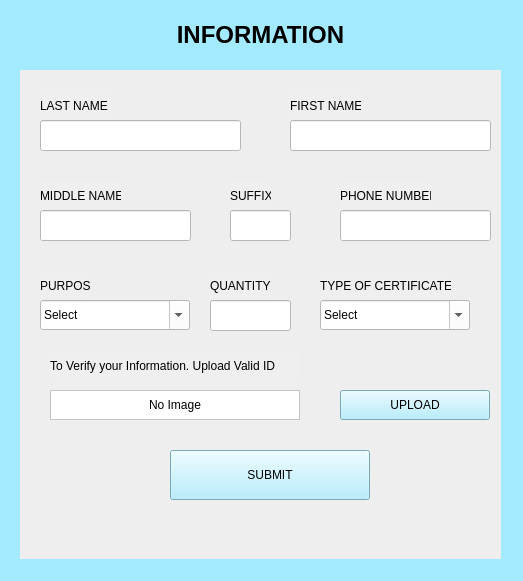
<?xml version="1.0" encoding="UTF-8"?>
<ui version="4.0">
 <class>MainWindow</class>
 <widget class="QMainWindow" name="MainWindow">
  <property name="geometry">
   <rect>
    <x>0</x>
    <y>0</y>
    <width>523</width>
    <height>581</height>
   </rect>
  </property>
  <property name="windowTitle">
   <string>MainWindow</string>
  </property>
  <property name="styleSheet">
   <string notr="true">background-color: rgb(164, 234, 255);
</string>
  </property>
  <widget class="QWidget" name="centralwidget">
   <widget class="QLabel" name="label">
    <property name="geometry">
     <rect>
      <x>70</x>
      <y>20</y>
      <width>381</width>
      <height>31</height>
     </rect>
    </property>
    <property name="text">
     <string>&lt;html&gt;&lt;head/&gt;&lt;body&gt;&lt;p align=&quot;center&quot;&gt;&lt;span style=&quot; font-size:18pt; font-weight:700;&quot;&gt;INFORMATION&lt;/span&gt;&lt;/p&gt;&lt;/body&gt;&lt;/html&gt;</string>
    </property>
   </widget>
   <widget class="QLabel" name="label_2">
    <property name="geometry">
     <rect>
      <x>40</x>
      <y>90</y>
      <width>71</width>
      <height>31</height>
     </rect>
    </property>
    <property name="styleSheet">
     <string notr="true">background-color: rgb(239, 239, 239);
</string>
    </property>
    <property name="text">
     <string>LAST NAME</string>
    </property>
   </widget>
   <widget class="QLineEdit" name="lineEdit">
    <property name="geometry">
     <rect>
      <x>40</x>
      <y>120</y>
      <width>201</width>
      <height>31</height>
     </rect>
    </property>
    <property name="styleSheet">
     <string notr="true">background-color: rgb(255, 255, 255);</string>
    </property>
   </widget>
   <widget class="QLabel" name="label_3">
    <property name="geometry">
     <rect>
      <x>290</x>
      <y>90</y>
      <width>71</width>
      <height>31</height>
     </rect>
    </property>
    <property name="styleSheet">
     <string notr="true">background-color: rgb(239, 239, 239);</string>
    </property>
    <property name="text">
     <string>FIRST NAME</string>
    </property>
   </widget>
   <widget class="QLabel" name="label_4">
    <property name="geometry">
     <rect>
      <x>40</x>
      <y>180</y>
      <width>81</width>
      <height>31</height>
     </rect>
    </property>
    <property name="styleSheet">
     <string notr="true">background-color: rgb(239, 239, 239);
</string>
    </property>
    <property name="text">
     <string>MIDDLE NAME</string>
    </property>
   </widget>
   <widget class="QLineEdit" name="lineEdit_3">
    <property name="geometry">
     <rect>
      <x>40</x>
      <y>210</y>
      <width>151</width>
      <height>31</height>
     </rect>
    </property>
    <property name="styleSheet">
     <string notr="true">background-color: rgb(255, 255, 255);</string>
    </property>
   </widget>
   <widget class="QLabel" name="label_5">
    <property name="geometry">
     <rect>
      <x>230</x>
      <y>180</y>
      <width>41</width>
      <height>31</height>
     </rect>
    </property>
    <property name="styleSheet">
     <string notr="true">background-color: rgb(239, 239, 239);</string>
    </property>
    <property name="text">
     <string>SUFFIX</string>
    </property>
   </widget>
   <widget class="QLineEdit" name="lineEdit_4">
    <property name="geometry">
     <rect>
      <x>230</x>
      <y>210</y>
      <width>61</width>
      <height>31</height>
     </rect>
    </property>
    <property name="styleSheet">
     <string notr="true">background-color: rgb(255, 255, 255);</string>
    </property>
   </widget>
   <widget class="QLabel" name="label_6">
    <property name="geometry">
     <rect>
      <x>340</x>
      <y>180</y>
      <width>91</width>
      <height>31</height>
     </rect>
    </property>
    <property name="styleSheet">
     <string notr="true">background-color: rgb(239, 239, 239);
</string>
    </property>
    <property name="text">
     <string>PHONE NUMBER</string>
    </property>
   </widget>
   <widget class="QLineEdit" name="lineEdit_5">
    <property name="geometry">
     <rect>
      <x>340</x>
      <y>210</y>
      <width>151</width>
      <height>31</height>
     </rect>
    </property>
    <property name="styleSheet">
     <string notr="true">background-color: rgb(255, 255, 255);</string>
    </property>
   </widget>
   <widget class="QLineEdit" name="lineEdit_2">
    <property name="geometry">
     <rect>
      <x>290</x>
      <y>120</y>
      <width>201</width>
      <height>31</height>
     </rect>
    </property>
    <property name="styleSheet">
     <string notr="true">background-color: rgb(255, 255, 255);</string>
    </property>
   </widget>
   <widget class="QLabel" name="label_7">
    <property name="geometry">
     <rect>
      <x>40</x>
      <y>270</y>
      <width>51</width>
      <height>31</height>
     </rect>
    </property>
    <property name="styleSheet">
     <string notr="true">background-color: rgb(239, 239, 239);
</string>
    </property>
    <property name="text">
     <string>PURPOSE</string>
    </property>
   </widget>
   <widget class="QComboBox" name="comboBox">
    <property name="geometry">
     <rect>
      <x>40</x>
      <y>300</y>
      <width>150</width>
      <height>30</height>
     </rect>
    </property>
    <property name="minimumSize">
     <size>
      <width>150</width>
      <height>30</height>
     </size>
    </property>
    <property name="maximumSize">
     <size>
      <width>150</width>
      <height>30</height>
     </size>
    </property>
    <property name="styleSheet">
     <string notr="true">background-color: rgb(255, 255, 255);</string>
    </property>
    <property name="editable">
     <bool>true</bool>
    </property>
    <item>
     <property name="text">
      <string>Select</string>
     </property>
    </item>
    <item>
     <property name="text">
      <string>Enrollment</string>
     </property>
    </item>
    <item>
     <property name="text">
      <string>Scholarship</string>
     </property>
    </item>
    <item>
     <property name="text">
      <string>Business</string>
     </property>
    </item>
    <item>
     <property name="text">
      <string>Employment</string>
     </property>
    </item>
   </widget>
   <widget class="QLabel" name="label_8">
    <property name="geometry">
     <rect>
      <x>20</x>
      <y>70</y>
      <width>481</width>
      <height>551</height>
     </rect>
    </property>
    <property name="styleSheet">
     <string notr="true">background-color: rgb(238, 238, 238);</string>
    </property>
    <property name="text">
     <string/>
    </property>
   </widget>
   <widget class="QPushButton" name="pushButton">
    <property name="geometry">
     <rect>
      <x>170</x>
      <y>450</y>
      <width>200</width>
      <height>50</height>
     </rect>
    </property>
    <property name="minimumSize">
     <size>
      <width>200</width>
      <height>50</height>
     </size>
    </property>
    <property name="maximumSize">
     <size>
      <width>200</width>
      <height>50</height>
     </size>
    </property>
    <property name="styleSheet">
     <string notr="true">background-color: rgb(164, 234, 255);
font: 700 14pt &quot;Bahnschrift&quot;;
</string>
    </property>
    <property name="text">
     <string>SUBMIT</string>
    </property>
    <property name="checkable">
     <bool>true</bool>
    </property>
   </widget>
   <widget class="QLabel" name="label_10">
    <property name="geometry">
     <rect>
      <x>320</x>
      <y>270</y>
      <width>131</width>
      <height>31</height>
     </rect>
    </property>
    <property name="styleSheet">
     <string notr="true">background-color: rgb(239, 239, 239);
</string>
    </property>
    <property name="text">
     <string>TYPE OF CERTIFICATE</string>
    </property>
   </widget>
   <widget class="QComboBox" name="comboBox_3">
    <property name="geometry">
     <rect>
      <x>320</x>
      <y>300</y>
      <width>150</width>
      <height>30</height>
     </rect>
    </property>
    <property name="minimumSize">
     <size>
      <width>150</width>
      <height>30</height>
     </size>
    </property>
    <property name="maximumSize">
     <size>
      <width>130</width>
      <height>30</height>
     </size>
    </property>
    <property name="styleSheet">
     <string notr="true">background-color: rgb(255, 255, 255);</string>
    </property>
    <property name="editable">
     <bool>true</bool>
    </property>
    <item>
     <property name="text">
      <string>Select</string>
     </property>
    </item>
    <item>
     <property name="text">
      <string>Barangay Indigency</string>
     </property>
    </item>
   </widget>
   <widget class="QLabel" name="label_11">
    <property name="geometry">
     <rect>
      <x>50</x>
      <y>350</y>
      <width>250</width>
      <height>31</height>
     </rect>
    </property>
    <property name="minimumSize">
     <size>
      <width>250</width>
      <height>0</height>
     </size>
    </property>
    <property name="maximumSize">
     <size>
      <width>250</width>
      <height>16777215</height>
     </size>
    </property>
    <property name="styleSheet">
     <string notr="true">background-color: rgb(239, 239, 239);
</string>
    </property>
    <property name="text">
     <string>To Verify your Information. Upload Valid ID</string>
    </property>
   </widget>
   <widget class="QLabel" name="label_12">
    <property name="geometry">
     <rect>
      <x>50</x>
      <y>390</y>
      <width>250</width>
      <height>30</height>
     </rect>
    </property>
    <property name="minimumSize">
     <size>
      <width>250</width>
      <height>30</height>
     </size>
    </property>
    <property name="maximumSize">
     <size>
      <width>100</width>
      <height>30</height>
     </size>
    </property>
    <property name="styleSheet">
     <string notr="true">background-color: rgb(239, 239, 239);
background-color: rgb(255, 255, 255);
</string>
    </property>
    <property name="frameShape">
     <enum>QFrame::Shape::StyledPanel</enum>
    </property>
    <property name="text">
     <string>No Image</string>
    </property>
    <property name="alignment">
     <set>Qt::AlignmentFlag::AlignCenter</set>
    </property>
    <property name="wordWrap">
     <bool>true</bool>
    </property>
   </widget>
   <widget class="QPushButton" name="pushButton_2">
    <property name="geometry">
     <rect>
      <x>340</x>
      <y>390</y>
      <width>150</width>
      <height>30</height>
     </rect>
    </property>
    <property name="minimumSize">
     <size>
      <width>150</width>
      <height>30</height>
     </size>
    </property>
    <property name="maximumSize">
     <size>
      <width>150</width>
      <height>30</height>
     </size>
    </property>
    <property name="styleSheet">
     <string notr="true">background-color: rgb(164, 234, 255);

font: 700 12pt &quot;Bahnschrift&quot;;
</string>
    </property>
    <property name="text">
     <string>UPLOAD</string>
    </property>
    <property name="checkable">
     <bool>true</bool>
    </property>
   </widget>
   <widget class="QLabel" name="label_13">
    <property name="geometry">
     <rect>
      <x>-2</x>
      <y>-40</y>
      <width>541</width>
      <height>591</height>
     </rect>
    </property>
    <property name="text">
     <string/>
    </property>
   </widget>
   <widget class="QLabel" name="label_9">
    <property name="geometry">
     <rect>
      <x>210</x>
      <y>270</y>
      <width>61</width>
      <height>31</height>
     </rect>
    </property>
    <property name="styleSheet">
     <string notr="true">background-color: rgb(239, 239, 239);</string>
    </property>
    <property name="text">
     <string>QUANTITY</string>
    </property>
   </widget>
   <widget class="QLineEdit" name="lineEdit_6">
    <property name="geometry">
     <rect>
      <x>210</x>
      <y>300</y>
      <width>81</width>
      <height>31</height>
     </rect>
    </property>
    <property name="styleSheet">
     <string notr="true">background-color: rgb(255, 255, 255);</string>
    </property>
   </widget>
   <zorder>label_13</zorder>
   <zorder>label</zorder>
   <zorder>label_8</zorder>
   <zorder>label_2</zorder>
   <zorder>lineEdit</zorder>
   <zorder>label_3</zorder>
   <zorder>label_4</zorder>
   <zorder>lineEdit_3</zorder>
   <zorder>label_5</zorder>
   <zorder>lineEdit_4</zorder>
   <zorder>label_6</zorder>
   <zorder>lineEdit_5</zorder>
   <zorder>lineEdit_2</zorder>
   <zorder>label_7</zorder>
   <zorder>comboBox</zorder>
   <zorder>pushButton</zorder>
   <zorder>label_10</zorder>
   <zorder>comboBox_3</zorder>
   <zorder>label_11</zorder>
   <zorder>label_12</zorder>
   <zorder>pushButton_2</zorder>
   <zorder>label_9</zorder>
   <zorder>lineEdit_6</zorder>
  </widget>
  <widget class="QMenuBar" name="menubar">
   <property name="geometry">
    <rect>
     <x>0</x>
     <y>0</y>
     <width>523</width>
     <height>33</height>
    </rect>
   </property>
  </widget>
  <widget class="QStatusBar" name="statusbar"/>
 </widget>
 <resources/>
 <connections/>
</ui>
